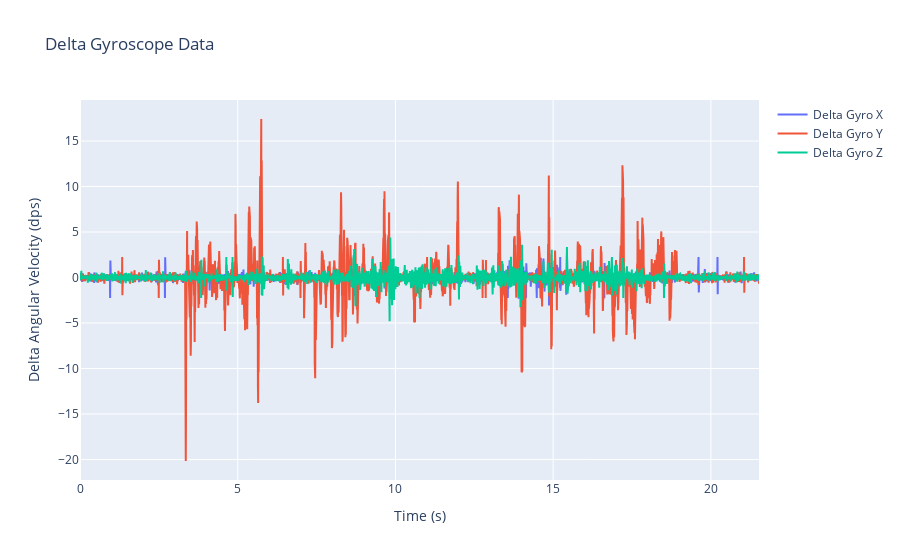

The code cell stored with this chart in its notebook:
### Code cell
# plot delta gyro data
df['delta_gyro_x'] = df['gyro_x_dps'].diff().fillna(0)
df['delta_gyro_y'] = df['gyro_y_dps'].diff().fillna(0)
df['delta_gyro_z'] = df['gyro_z_dps'].diff().fillna(0)  
fig = go.Figure()
fig.add_trace(go.Scatter(x=df['time'], y=df['delta_gyro_x'], mode='lines', name='Delta Gyro X'))
fig.add_trace(go.Scatter(x=df['time'], y=df['delta_gyro_y'], mode='lines', name='Delta Gyro Y'))
fig.add_trace(go.Scatter(x=df['time'], y=df['delta_gyro_z'], mode='lines', name='Delta Gyro Z'))
fig.update_layout(title='Delta Gyroscope Data', xaxis_title='Time (s)', yaxis_title='Delta Angular Velocity (dps)')
fig.show()

### Figure 1 — Plotly figure (JSON) as saved in the notebook; plotly's stock layout.template omitted (floating-point values rounded to 4 significant figures; data arrays with more than 128 entries replaced by an {"elided": "..."} marker saying what was removed)
{"data": [{"mode": "lines", "name": "Delta Gyro X", "type": "scatter", "x": {"elided": "3045 float values"}, "y": {"elided": "3045 float values"}}, {"mode": "lines", "name": "Delta Gyro Y", "type": "scatter", "x": {"elided": "3045 float values"}, "y": {"elided": "3045 float values"}}, {"mode": "lines", "name": "Delta Gyro Z", "type": "scatter", "x": {"elided": "3045 float values"}, "y": {"elided": "3045 float values"}}], "layout": {"title": {"text": "Delta Gyroscope Data"}, "xaxis": {"title": {"text": "Time (s)"}}, "yaxis": {"title": {"text": "Delta Angular Velocity (dps)"}}}}
